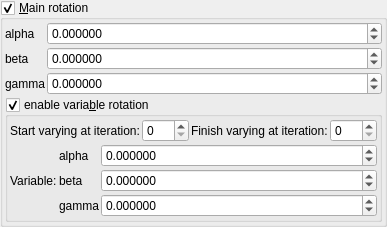
    <widget class="MyGroupBox" name="groupCheck_mandelbox_main_rotation_enabled">
     <property name="title">
      <string>&amp;Main rotation</string>
     </property>
     <property name="checkable">
      <bool>true</bool>
     </property>
     <layout class="QVBoxLayout" name="verticalLayout_3" stretch="0,0">
      <property name="spacing">
       <number>2</number>
      </property>
      <property name="leftMargin">
       <number>2</number>
      </property>
      <property name="topMargin">
       <number>2</number>
      </property>
      <property name="rightMargin">
       <number>2</number>
      </property>
      <property name="bottomMargin">
       <number>2</number>
      </property>
      <item>
       <layout class="QGridLayout" name="gridLayout_2" columnstretch="0,1">
        <property name="spacing">
         <number>2</number>
        </property>
        <item row="2" column="0">
         <widget class="QLabel" name="label_15">
          <property name="text">
           <string notr="true">gamma</string>
          </property>
         </widget>
        </item>
        <item row="0" column="0">
         <widget class="QLabel" name="label_13">
          <property name="text">
           <string notr="true">alpha</string>
          </property>
         </widget>
        </item>
        <item row="0" column="1">
         <widget class="MyDoubleSpinBox" name="spinboxd3_mandelbox_rotation_main_x">
          <property name="sizePolicy">
           <sizepolicy hsizetype="Minimum" vsizetype="Maximum">
            <horstretch>0</horstretch>
            <verstretch>0</verstretch>
           </sizepolicy>
          </property>
          <property name="prefix">
           <string/>
          </property>
          <property name="suffix">
           <string/>
          </property>
          <property name="decimals">
           <number>6</number>
          </property>
          <property name="minimum">
           <double>-18000.000000000000000</double>
          </property>
          <property name="maximum">
           <double>18000.000000000000000</double>
          </property>
          <property name="singleStep">
           <double>1.000000000000000</double>
          </property>
         </widget>
        </item>
        <item row="2" column="1">
         <widget class="MyDoubleSpinBox" name="spinboxd3_mandelbox_rotation_main_z">
          <property name="sizePolicy">
           <sizepolicy hsizetype="Minimum" vsizetype="Maximum">
            <horstretch>0</horstretch>
            <verstretch>0</verstretch>
           </sizepolicy>
          </property>
          <property name="prefix">
           <string/>
          </property>
          <property name="suffix">
           <string/>
          </property>
          <property name="decimals">
           <number>6</number>
          </property>
          <property name="minimum">
           <double>-18000.000000000000000</double>
          </property>
          <property name="maximum">
           <double>18000.000000000000000</double>
          </property>
          <property name="singleStep">
           <double>1.000000000000000</double>
          </property>
         </widget>
        </item>
        <item row="1" column="1">
         <widget class="MyDoubleSpinBox" name="spinboxd3_mandelbox_rotation_main_y">
          <property name="sizePolicy">
           <sizepolicy hsizetype="Minimum" vsizetype="Maximum">
            <horstretch>0</horstretch>
            <verstretch>0</verstretch>
           </sizepolicy>
          </property>
          <property name="prefix">
           <string/>
          </property>
          <property name="suffix">
           <string/>
          </property>
          <property name="decimals">
           <number>6</number>
          </property>
          <property name="minimum">
           <double>-18000.000000000000000</double>
          </property>
          <property name="maximum">
           <double>18000.000000000000000</double>
          </property>
          <property name="singleStep">
           <double>1.000000000000000</double>
          </property>
         </widget>
        </item>
        <item row="1" column="0">
         <widget class="QLabel" name="label_14">
          <property name="text">
           <string notr="true">beta</string>
          </property>
         </widget>
        </item>
       </layout>
      </item>
      <item>
       <widget class="MyGroupBox" name="groupCheck_transf_function_enabledP_false">
        <property name="title">
         <string>enable varia&amp;ble rotation</string>
        </property>
        <property name="checkable">
         <bool>true</bool>
        </property>
        <layout class="QVBoxLayout" name="verticalLayout_16" stretch="0,0">
         <property name="spacing">
          <number>2</number>
         </property>
         <property name="leftMargin">
          <number>2</number>
         </property>
         <property name="topMargin">
          <number>2</number>
         </property>
         <property name="rightMargin">
          <number>2</number>
         </property>
         <property name="bottomMargin">
          <number>2</number>
         </property>
         <item>
          <layout class="QGridLayout" name="gridLayout_45" columnstretch="0,1,0,1">
           <item row="0" column="2">
            <widget class="QLabel" name="label_169">
             <property name="text">
              <string>Finish varying at iteration:</string>
             </property>
             <property name="wordWrap">
              <bool>true</bool>
             </property>
            </widget>
           </item>
           <item row="0" column="3">
            <widget class="MySpinBox" name="spinboxInt_transf_stop_iterations">
             <property name="sizePolicy">
              <sizepolicy hsizetype="Minimum" vsizetype="Maximum">
               <horstretch>0</horstretch>
               <verstretch>0</verstretch>
              </sizepolicy>
             </property>
             <property name="maximum">
              <number>999</number>
             </property>
            </widget>
           </item>
           <item row="0" column="1">
            <widget class="MySpinBox" name="spinboxInt_transf_start_iterations">
             <property name="sizePolicy">
              <sizepolicy hsizetype="Minimum" vsizetype="Maximum">
               <horstretch>0</horstretch>
               <verstretch>0</verstretch>
              </sizepolicy>
             </property>
             <property name="maximum">
              <number>999</number>
             </property>
            </widget>
           </item>
           <item row="0" column="0">
            <widget class="QLabel" name="label_171">
             <property name="text">
              <string>Start varying at iteration:</string>
             </property>
             <property name="wordWrap">
              <bool>true</bool>
             </property>
            </widget>
           </item>
          </layout>
         </item>
         <item>
          <layout class="QGridLayout" name="gridLayout_44" columnstretch="0,0,1">
           <property name="spacing">
            <number>2</number>
           </property>
           <item row="2" column="2">
            <widget class="MyDoubleSpinBox" name="spinbox3_transf_offset_000_z">
             <property name="sizePolicy">
              <sizepolicy hsizetype="Minimum" vsizetype="Maximum">
               <horstretch>0</horstretch>
               <verstretch>0</verstretch>
              </sizepolicy>
             </property>
             <property name="prefix">
              <string/>
             </property>
             <property name="suffix">
              <string/>
             </property>
             <property name="decimals">
              <number>6</number>
             </property>
             <property name="minimum">
              <double>-180.000000000000000</double>
             </property>
             <property name="maximum">
              <double>180.000000000000000</double>
             </property>
             <property name="singleStep">
              <double>1.000000000000000</double>
             </property>
            </widget>
           </item>
           <item row="1" column="1">
            <widget class="QLabel" name="label_166">
             <property name="text">
              <string notr="true">beta</string>
             </property>
            </widget>
           </item>
           <item row="0" column="1">
            <widget class="QLabel" name="label_168">
             <property name="text">
              <string notr="true">alpha</string>
             </property>
            </widget>
           </item>
           <item row="0" column="2">
            <widget class="MyDoubleSpinBox" name="spinbox3_transf_offset_000_x">
             <property name="sizePolicy">
              <sizepolicy hsizetype="Minimum" vsizetype="Maximum">
               <horstretch>0</horstretch>
               <verstretch>0</verstretch>
              </sizepolicy>
             </property>
             <property name="prefix">
              <string/>
             </property>
             <property name="suffix">
              <string/>
             </property>
             <property name="decimals">
              <number>6</number>
             </property>
             <property name="minimum">
              <double>-180.000000000000000</double>
             </property>
             <property name="maximum">
              <double>180.000000000000000</double>
             </property>
             <property name="singleStep">
              <double>1.000000000000000</double>
             </property>
            </widget>
           </item>
           <item row="1" column="2">
            <widget class="MyDoubleSpinBox" name="spinbox3_transf_offset_000_y">
             <property name="sizePolicy">
              <sizepolicy hsizetype="Minimum" vsizetype="Maximum">
               <horstretch>0</horstretch>
               <verstretch>0</verstretch>
              </sizepolicy>
             </property>
             <property name="prefix">
              <string/>
             </property>
             <property name="suffix">
              <string/>
             </property>
             <property name="decimals">
              <number>6</number>
             </property>
             <property name="minimum">
              <double>-180.000000000000000</double>
             </property>
             <property name="maximum">
              <double>180.000000000000000</double>
             </property>
             <property name="singleStep">
              <double>1.000000000000000</double>
             </property>
            </widget>
           </item>
           <item row="2" column="1">
            <widget class="QLabel" name="label_164">
             <property name="text">
              <string notr="true">gamma</string>
             </property>
            </widget>
           </item>
           <item row="1" column="0">
            <widget class="QLabel" name="label_170">
             <property name="text">
              <string>Variable:</string>
             </property>
            </widget>
           </item>
          </layout>
         </item>
        </layout>
       </widget>
      </item>
     </layout>
    </widget>
